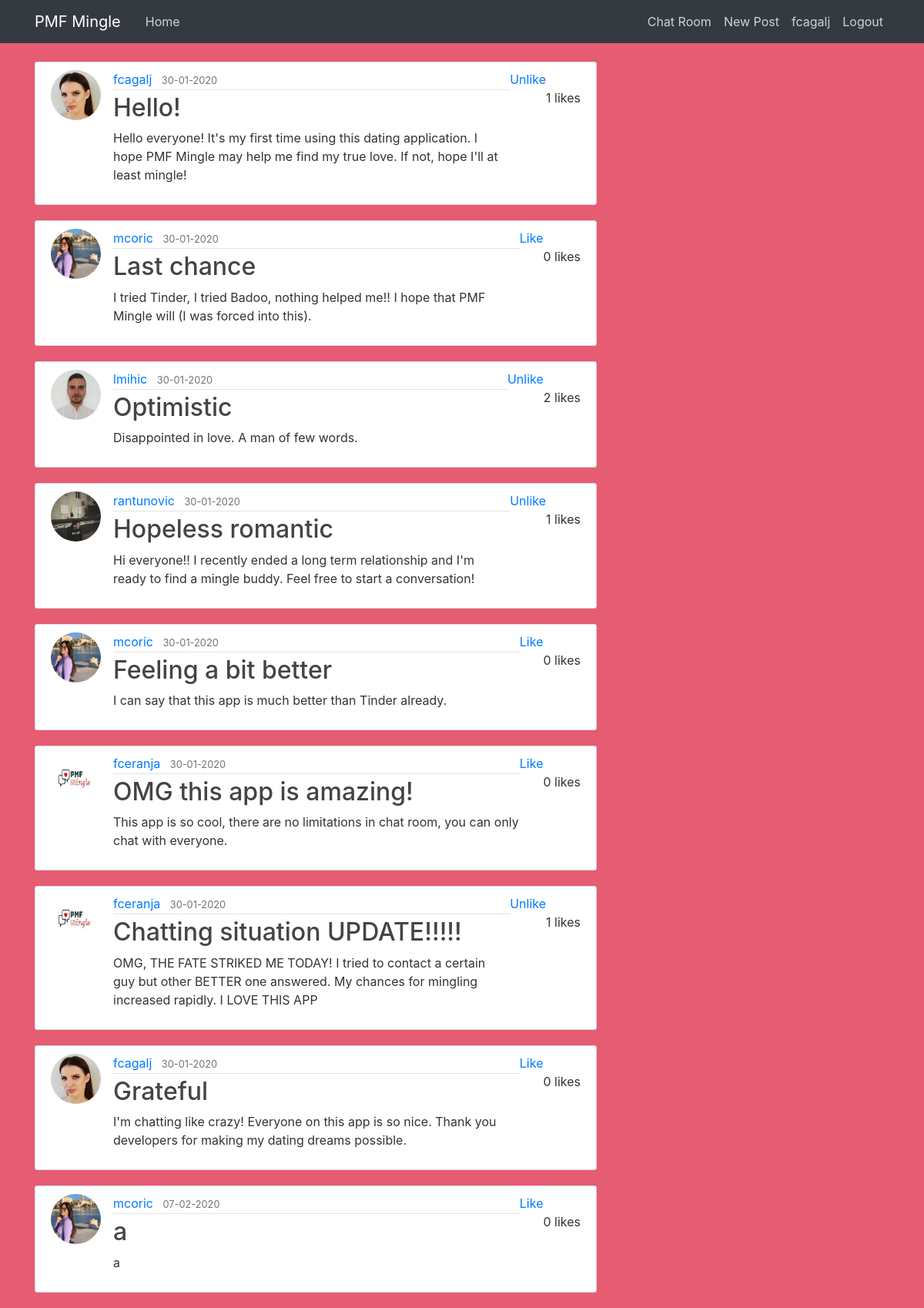
Screenshot of /home (signed in) with the database file from the repository.
### datingapp/models.py (models this page shows, shortened)
class User(db.Model, UserMixin):
    id = db.Column(db.Integer, primary_key=True)
    username = db.Column(db.String(20), unique=True, nullable=False)
    email = db.Column(db.String(120), unique=True, nullable=False)
    image_file = db.Column(db.String(20), nullable=False,
                           default='default.jpg')
    password = db.Column(db.String(60), nullable=False)
    gender = db.Column(db.String(20), nullable=False)
    preference = db.Column(db.String(20), nullable=False)
    posts = db.relationship('Post', backref='author', lazy=True)
    liked = db.relationship(
        'PostLike',
        foreign_keys='PostLike.user_id',
        backref='user', lazy='dynamic')
    def has_liked_post(self, post):
        return PostLike.query.filter(
            PostLike.user_id == self.id,
            PostLike.post_id == post.id).count() > 0

class Post(db.Model):
    id = db.Column(db.Integer, primary_key=True)
    title = db.Column(db.String(100), nullable=False)
    date_posted = db.Column(db.DateTime, nullable=False,
                            default=datetime.utcnow)
    content = db.Column(db.Text, nullable=False)
    user_id = db.Column(db.Integer, db.ForeignKey('user.id'), nullable=False)
    likes = db.relationship('PostLike', backref='post', lazy='dynamic')

### datingapp/routes.py (the view)
@app.route("/")
@app.route("/home")
def home():
    posts = Post.query.all()
    return render_template('home.html', posts=posts)

### datingapp/models.py (called while the page is built)
@login_manager.user_loader
def load_user(user_id):
    return User.query.get(int(user_id))

### datingapp/templates/home.html (shortened to what this page needs)
{% extends "layout.html" %}
{% block content %}
    {% for post in posts %}
    {% if current_user.preference == 'Both' %}
      {% if ((post.author.gender == 'Female') or (post.author.gender == 'Male'))  %}
          <article class="media content-section">
            <img class="rounded-circle article-img" src="{{ url_for('static', filename='profile_pics/' + post.author.image_file) }}">
            <div class="media-body">
              <div class="article-metadata">
                <a class="mr-2" href="{{ url_for('user_account', post_id=post.id)}}">{{ post.author.username }}</a>
                <small class="text-muted">{{ post.date_posted.strftime('%d-%m-%Y') }}</small>
              </div>
              <h2><a class="article-title" href="{{ url_for('post', post_id=post.id) }}">{{ post.title }}</a></h2>
              <p class="article-content">{{ post.content }}</p>
            </div>
            {% if current_user.has_liked_post(post) %}
            <a href="{{ url_for('like_action', post_id=post.id, action='unlike') }}">Unlike</a>
            {% else %}
            <a href="{{ url_for('like_action', post_id=post.id, action='like') }}">Like</a>
            {% endif %}
            <br>
            {{ post.likes.count() }} likes
          </article>
        {% endif %}
    {% endif %}
    {% endfor %}
{% endblock content %}

### datingapp/templates/layout.html (shortened to what this page needs)
<!DOCTYPE html>
<html>
<head>
    <link rel="stylesheet" href="https://maxcdn.bootstrapcdn.com/bootstrap/4.0.0/css/bootstrap.min.css">
    <link rel="stylesheet" type="text/css" href="{{ url_for('static', filename='main.css') }}">
</head>
<body>
    <header class="site-header">
      <nav class="navbar navbar-expand-md navbar-dark bg-dark fixed-top">
        <div class="container">
          <a class="navbar-brand mr-4" href="/">PMF Mingle</a>
          <div class="collapse navbar-collapse" id="navbarToggle">
            <div class="navbar-nav mr-auto">
              <a class="nav-item nav-link" href="{{ url_for('home') }}">Home</a>
            </div>
            <div class="navbar-nav">
              {% if current_user.is_authenticated %}
                <a class="nav-item nav-link" href="{{ url_for('chat') }}">Chat Room</a>
                <a class="nav-item nav-link" href="{{ url_for('new_post') }}">New Post</a>
                <a class="nav-item nav-link" href="{{ url_for('account') }}">{{ current_user.username }}</a>
                <a class="nav-item nav-link" href="{{ url_for('logout') }}">Logout</a>
              {% else %}
                <a class="nav-item nav-link" href="{{ url_for('login') }}">Login</a>
                <a class="nav-item nav-link" href="{{ url_for('register') }}">Register</a>
              {% endif %}
            </div>
          </div>
        </div>
      </nav>
    </header>
    <main role="main" class="container">
      <div class="row">
        <div class="col-md-8">
          {% block content %}{% endblock %}
    </main>
</body>
</html>

### datingapp/static/main.css (style rules this page uses)
body { background: rgb(230, 92, 115); color: #333333; margin-top: 5rem; }
h1, h2, h3, h4, h5, h6 { color: #444444; }
.site-header .navbar-nav .nav-link { color: #cbd5db; }
.content-section { background: #ffffff; padding: 10px 20px; border: 1px solid #dddddd; border-radius: 3px; margin-bottom: 20px; }
.article-title { color: #444444; }
.article-content { white-space: pre-line; }
.article-img { height: 65px; width: 65px; margin-right: 16px; }
.article-metadata { padding-bottom: 1px; margin-bottom: 4px; border-bottom: 1px solid #e3e3e3; }

### rows the page displays
User: username "fcagalj"
Post: image_file (picture), author.username "fcagalj", date_posted "30-01-2020", title "Hello!", content "Hello everyone! It's my first time using this dating application. I hope PMF Mingle may help me find my true love. If not, hope I'll at least mingle!", likes.count "1"
Post: image_file (picture), author.username "mcoric", date_posted "30-01-2020", title "Last chance", content "I tried Tinder, I tried Badoo, nothing helped me!! I hope that PMF Mingle will (I was forced into this).", likes.count "0"
Post: image_file (picture), author.username "lmihic", date_posted "30-01-2020", title "Optimistic", content "Disappointed in love. A man of few words.", likes.count "2"
Post: image_file (picture), author.username "rantunovic", date_posted "30-01-2020", title "Hopeless romantic", content "Hi everyone!! I recently ended a long term relationship and I'm ready to find a mingle buddy. Feel free to start a conversation!", likes.count "1"
Post: image_file (picture), author.username "mcoric", date_posted "30-01-2020", title "Feeling a bit better", content "I can say that this app is much better than Tinder already.", likes.count "0"
Post: image_file (placeholder picture), author.username "fceranja", date_posted "30-01-2020", title "OMG this app is amazing!", content "This app is so cool, there are no limitations in chat room, you can only chat with everyone.", likes.count "0"
Post: image_file (placeholder picture), author.username "fceranja", date_posted "30-01-2020", title "Chatting situation UPDATE!!!!!", content "OMG, THE FATE STRIKED ME TODAY! I tried to contact a certain guy but other BETTER one answered. My chances for mingling increased rapidly. I LOVE THIS APP", likes.count "1"
Post: image_file (picture), author.username "fcagalj", date_posted "30-01-2020", title "Grateful", content "I'm chatting like crazy! Everyone on this app is so nice. Thank you developers for making my dating dreams possible.", likes.count "0"
Post: image_file (picture), author.username "mcoric", date_posted "07-02-2020", title "a", content "a", likes.count "0"
